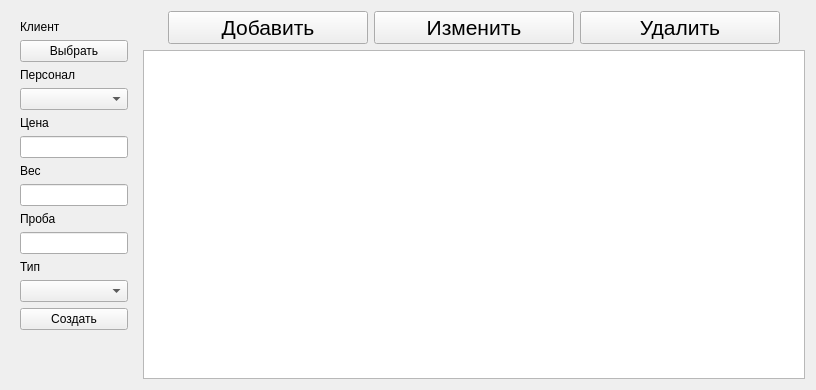
      <widget class="QWidget" name="Requests">
       <property name="styleSheet">
        <string notr="true">font: 16pt &quot;Arial&quot;;</string>
       </property>
       <layout class="QHBoxLayout" name="horizontalLayout_4">
        <item>
         <widget class="QWidget" name="task_c_layout" native="true">
          <layout class="QHBoxLayout" name="horizontalLayout_5">
           <item>
            <layout class="QVBoxLayout" name="Layout_t">
             <item>
              <widget class="QLabel" name="label_2">
               <property name="text">
                <string>Клиент</string>
               </property>
              </widget>
             </item>
             <item>
              <widget class="QPushButton" name="client_data">
               <property name="text">
                <string>Выбрать</string>
               </property>
              </widget>
             </item>
             <item>
              <widget class="QLabel" name="label_4">
               <property name="text">
                <string>Персонал</string>
               </property>
              </widget>
             </item>
             <item>
              <widget class="QComboBox" name="personal_box"/>
             </item>
             <item>
              <widget class="QLabel" name="label_3">
               <property name="text">
                <string>Цена</string>
               </property>
              </widget>
             </item>
             <item>
              <widget class="QLineEdit" name="Price">
               <property name="sizePolicy">
                <sizepolicy hsizetype="Preferred" vsizetype="Fixed">
                 <horstretch>0</horstretch>
                 <verstretch>0</verstretch>
                </sizepolicy>
               </property>
              </widget>
             </item>
             <item>
              <widget class="QLabel" name="label_7">
               <property name="text">
                <string>Вес</string>
               </property>
              </widget>
             </item>
             <item>
              <widget class="QLineEdit" name="weight">
               <property name="sizePolicy">
                <sizepolicy hsizetype="Preferred" vsizetype="Fixed">
                 <horstretch>0</horstretch>
                 <verstretch>0</verstretch>
                </sizepolicy>
               </property>
              </widget>
             </item>
             <item>
              <widget class="QLabel" name="label_6">
               <property name="text">
                <string>Проба</string>
               </property>
              </widget>
             </item>
             <item>
              <widget class="QLineEdit" name="line_test">
               <property name="sizePolicy">
                <sizepolicy hsizetype="Preferred" vsizetype="Fixed">
                 <horstretch>0</horstretch>
                 <verstretch>0</verstretch>
                </sizepolicy>
               </property>
              </widget>
             </item>
             <item>
              <widget class="QLabel" name="label_5">
               <property name="text">
                <string>Тип</string>
               </property>
              </widget>
             </item>
             <item>
              <widget class="QComboBox" name="type_box"/>
             </item>
             <item>
              <widget class="QPushButton" name="create">
               <property name="text">
                <string>Создать</string>
               </property>
              </widget>
             </item>
             <item>
              <spacer name="verticalSpacer_3">
               <property name="orientation">
                <enum>Qt::Orientation::Vertical</enum>
               </property>
               <property name="sizeHint" stdset="0">
                <size>
                 <width>20</width>
                 <height>40</height>
                </size>
               </property>
              </spacer>
             </item>
            </layout>
           </item>
          </layout>
         </widget>
        </item>
        <item>
         <layout class="QVBoxLayout" name="verticalLayout_r">
          <item>
           <layout class="QHBoxLayout" name="R_buttons">
            <item>
             <spacer name="horizontalSpacer_11">
              <property name="orientation">
               <enum>Qt::Orientation::Horizontal</enum>
              </property>
              <property name="sizeType">
               <enum>QSizePolicy::Policy::Expanding</enum>
              </property>
              <property name="sizeHint" stdset="0">
               <size>
                <width>25</width>
                <height>20</height>
               </size>
              </property>
             </spacer>
            </item>
            <item>
             <widget class="QPushButton" name="Add_R">
              <property name="minimumSize">
               <size>
                <width>200</width>
                <height>0</height>
               </size>
              </property>
              <property name="font">
               <font>
                <family>Arial</family>
                <pointsize>16</pointsize>
                <italic>false</italic>
                <bold>false</bold>
               </font>
              </property>
              <property name="text">
               <string>Добавить</string>
              </property>
             </widget>
            </item>
            <item>
             <widget class="QPushButton" name="Update_R">
              <property name="minimumSize">
               <size>
                <width>200</width>
                <height>0</height>
               </size>
              </property>
              <property name="font">
               <font>
                <family>Arial</family>
                <pointsize>16</pointsize>
                <italic>false</italic>
                <bold>false</bold>
               </font>
              </property>
              <property name="text">
               <string>Изменить</string>
              </property>
             </widget>
            </item>
            <item>
             <widget class="QPushButton" name="Delete_R">
              <property name="minimumSize">
               <size>
                <width>200</width>
                <height>0</height>
               </size>
              </property>
              <property name="font">
               <font>
                <family>Arial</family>
                <pointsize>16</pointsize>
                <italic>false</italic>
                <bold>false</bold>
               </font>
              </property>
              <property name="text">
               <string>Удалить</string>
              </property>
             </widget>
            </item>
            <item>
             <spacer name="horizontalSpacer_12">
              <property name="orientation">
               <enum>Qt::Orientation::Horizontal</enum>
              </property>
              <property name="sizeType">
               <enum>QSizePolicy::Policy::Expanding</enum>
              </property>
              <property name="sizeHint" stdset="0">
               <size>
                <width>25</width>
                <height>20</height>
               </size>
              </property>
             </spacer>
            </item>
           </layout>
          </item>
          <item>
           <widget class="QTableWidget" name="RequestsTable">
            <property name="font">
             <font>
              <family>Arial</family>
              <pointsize>16</pointsize>
              <italic>false</italic>
              <bold>false</bold>
             </font>
            </property>
            <property name="editTriggers">
             <set>QAbstractItemView::EditTrigger::NoEditTriggers</set>
            </property>
            <property name="selectionMode">
             <enum>QAbstractItemView::SelectionMode::SingleSelection</enum>
            </property>
            <property name="selectionBehavior">
             <enum>QAbstractItemView::SelectionBehavior::SelectRows</enum>
            </property>
            <property name="textElideMode">
             <enum>Qt::TextElideMode::ElideNone</enum>
            </property>
            <attribute name="horizontalHeaderVisible">
             <bool>true</bool>
            </attribute>
            <attribute name="horizontalHeaderMinimumSectionSize">
             <number>60</number>
            </attribute>
            <attribute name="horizontalHeaderDefaultSectionSize">
             <number>200</number>
            </attribute>
            <attribute name="verticalHeaderVisible">
             <bool>false</bool>
            </attribute>
           </widget>
          </item>
         </layout>
        </item>
       </layout>
      </widget>
